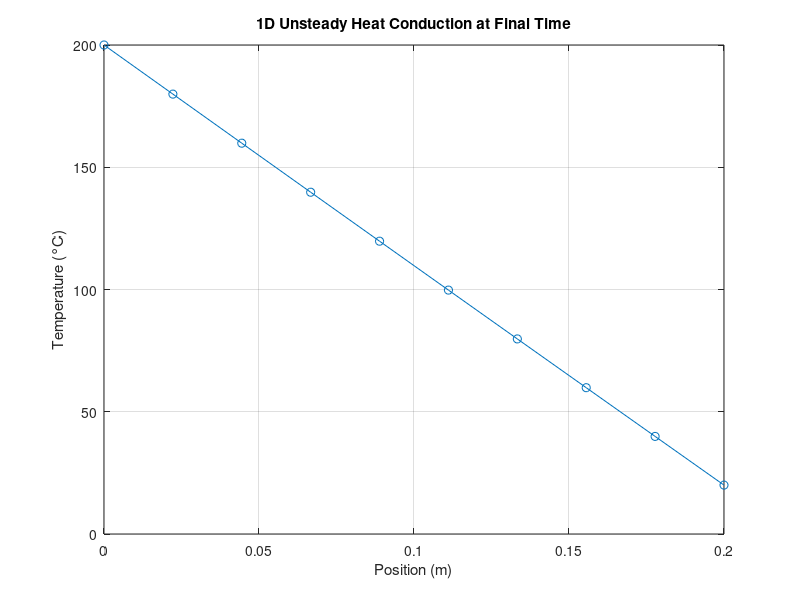

Write MATLAB code to recreate this figure.
xmin = 0;
xmax = 0.2;                    % Length of rod
N = 10;                        % Number of nodes
dx = (xmax - xmin) / (N - 1);  % Grid size
x = xmin:dx:xmax;

dt = 1e-3;                     % Time step size
tmax = 0.5;                    % Maximum simulation time
t = 0:dt:tmax;

alpha = 0.05;                  % Diffusion coefficient

% Initial and boundary conditions
Tcurrent = ones(1, N) * 20;    % Initial temperature
Tb = 200;                      % Boundary condition at base
Ttip = 20;                     % Boundary condition at tip

% Solution parameter
d = alpha * dt / dx^2;

% Storage for visualization
T_all = zeros(length(t), N);
T_all(1, :) = Tcurrent;

for j = 2:length(t)            % Loop over time
    T = Tcurrent;
    for i = 1:N                % Loop over space
        if i == 1
            T(i) = Tb;
        elseif i == N
            T(i) = Ttip;
        else
            T(i) = Tcurrent(i) + d * (Tcurrent(i+1) - 2*Tcurrent(i) + Tcurrent(i-1));
        end
    end
    Tcurrent = T;
    T_all(j, :) = Tcurrent;    % Store for later use
end

% Plot final temperature distribution
plot(x, Tcurrent, '-o');
xlabel('Position (m)');
ylabel('Temperature (°C)');
title('1D Unsteady Heat Conduction at Final Time');
grid on;
